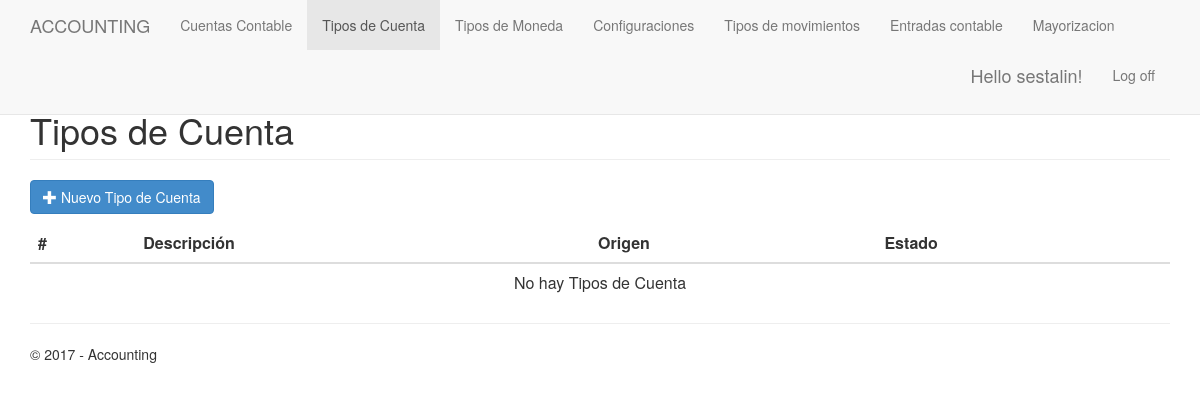
Before: /accountTypes/ (signed in) with the older database file.
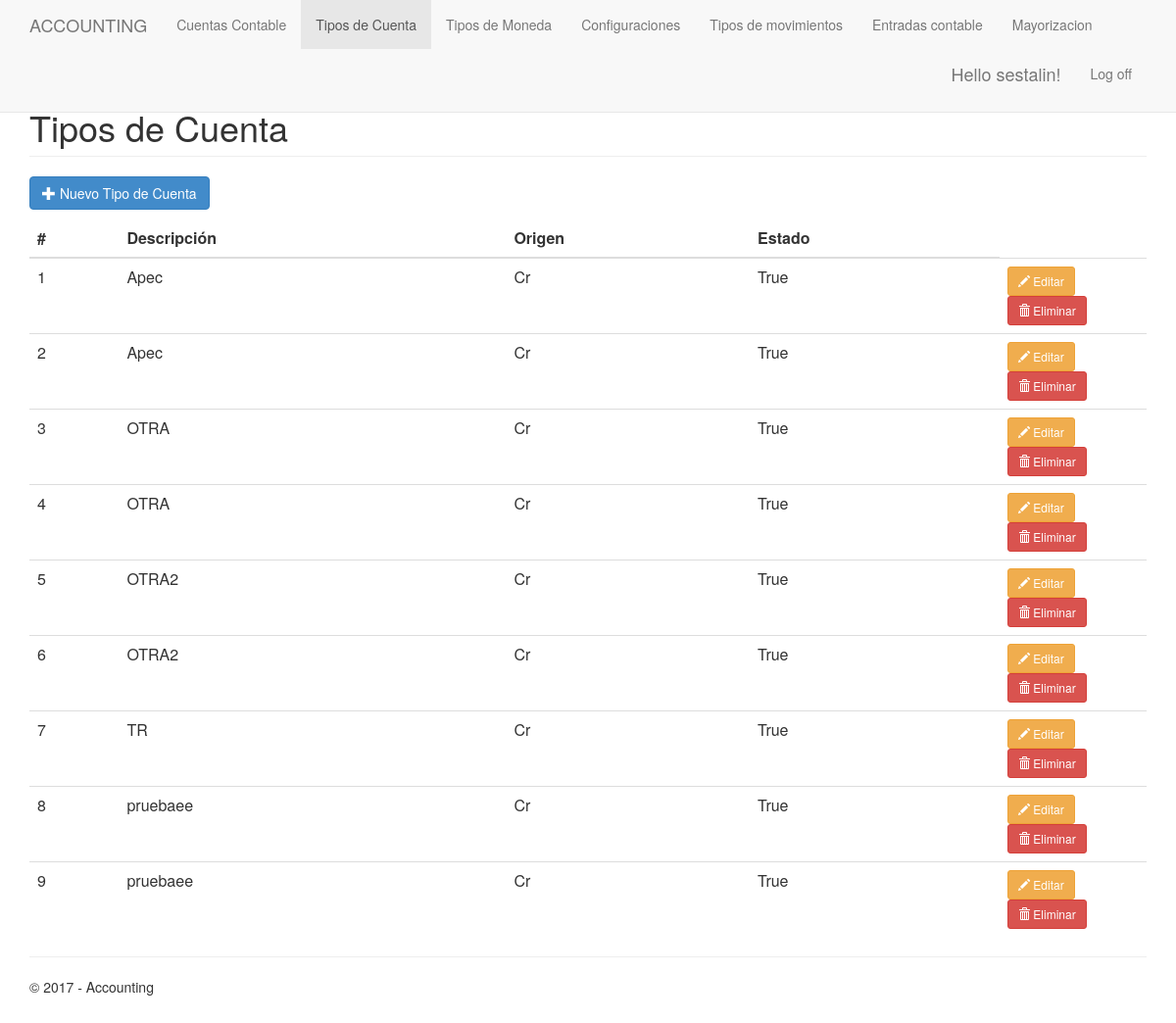
After: the same page with the newer database file.
### app/models.py (models this page shows, shortened)
class AccountTypes (models.Model):
    id = models.AutoField('ID', primary_key=True)
    description = models.CharField('Descripción',max_length=30)
    origin = models.CharField('Origen',max_length=3,choices=(('DB','Debito'),('CR','Credito'))) # DB to CR
    state = models.BooleanField('Activo?')

### app/views.py (the view)
# urls.py: url(r'^accountTypes/$', app.views.accountTypes, name='accountTypes'),
@login_required
def accountTypes(request):
        accountTypes = AccountTypes.objects.all()
        return render(
        request ,
        'app/AccountTypes.html' ,
        {
            'title':'Tipos de Cuenta',
            'accountTypes': accountTypes,
            'year':datetime.now().year,
         }
   )

### app/templates/app/AccountTypes.html (shortened to what this page needs)
{% extends "app/layout.html" %}
{% block content %}
  <h1 class="page-header">{{ title }}</h1>
<p>
    <button type="button" class="btn btn-primary js-create-accountType" data-url="{% url 'accountTypesCreate' %}">
      <span class="glyphicon glyphicon-plus"></span>
      Nuevo Tipo de Cuenta
    </button>
  </p>
  <table class="table" id="accountType-table">
    <thead>
      <tr>
        <th>#</th>
        <th>Descripci&oacute;n</th>
        <th>Origen</th>
        <th>Estado</th>
      </tr>
    </thead>
    <tbody>
      {% include 'app/accountTypesPartial.html' %}
     </table>
{% endblock %}

### app/templates/app/accountTypesPartial.html
{% for E in accountTypes %}
        <tr>
          <td>{{ E.id }}</td>
          <td>{{ E.description }}</td>
          <td>{{ E.origin }}</td>
          <td>{{ E.state }}</td>
          <td style="width: 150px">
            <button type="button"
              class="btn btn-warning btn-sm js-update-accountType"
              data-url="{% url 'accountTypesUpdate' E.id %}">
             <span class="glyphicon glyphicon-pencil"></span> Editar
            </button>
            <button type="button"
              class="btn btn-danger btn-sm js-delete-accountType"
              data-url="{% url 'accountTypesDelete' E.id %}">
            <span class="glyphicon glyphicon-trash"></span> Eliminar
            </button>
           </td>
        </tr>
      {% empty %}
        <tr>
          <td colspan="8" class="text-center bg-warning">No hay Tipos de Cuenta</td>
        </tr>
      {% endfor %}

Changed rows visible on the page:
added AccountTypes: id "1", description "Apec", origin "Cr", state "True"
added AccountTypes: id "2", description "Apec", origin "Cr", state "True"
added AccountTypes: id "3", description "OTRA", origin "Cr", state "True"
added AccountTypes: id "4", description "OTRA", origin "Cr", state "True"
added AccountTypes: id "5", description "OTRA2", origin "Cr", state "True"
added AccountTypes: id "6", description "OTRA2", origin "Cr", state "True"
added AccountTypes: id "7", description "TR", origin "Cr", state "True"
added AccountTypes: id "8", description "pruebaee", origin "Cr", state "True"
added AccountTypes: id "9", description "pruebaee", origin "Cr", state "True"
Other visible differences:
text no longer shown: "No hay Tipos de Cuenta"
